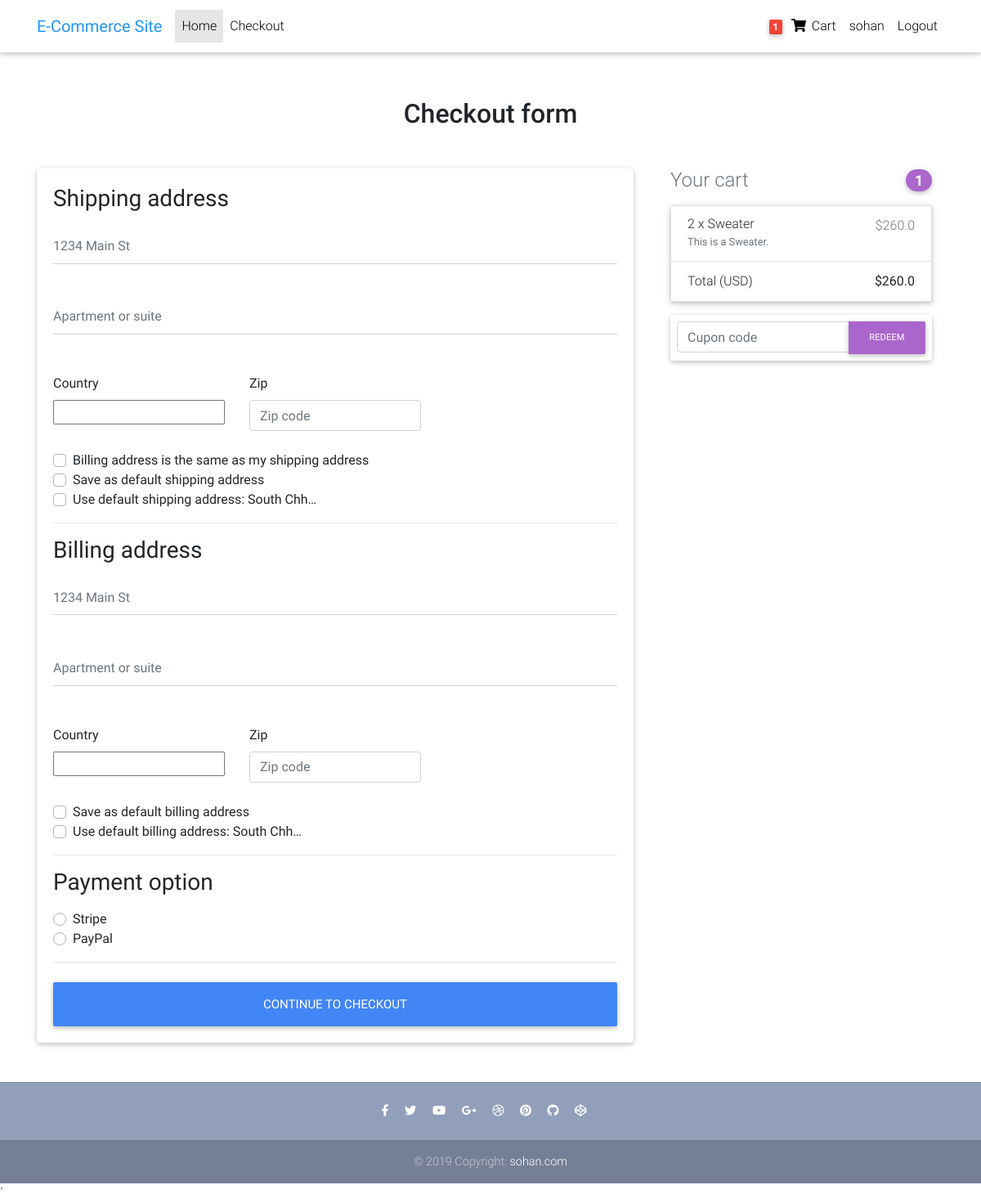
Screenshot of /checkout/ (signed in) with the database file from the repository.
### core/models.py (models this page shows, shortened)
class Order(models.Model):
    user = models.ForeignKey(User, on_delete=models.CASCADE)
    ref_code = models.CharField(max_length=20, blank=True, null=True)
    ordered = models.BooleanField(default=False)
    items = models.ManyToManyField(OrderItem)
    start_date = models.DateTimeField(auto_now_add=True)
    ordered_date = models.DateTimeField()
    billing_address = models.ForeignKey(
        'Address', related_name='billing_address', on_delete=models.SET_NULL, blank=True, null=True)
    shipping_address = models.ForeignKey(
        'Address', related_name='shipping_address', on_delete=models.SET_NULL, blank=True, null=True)
    payment = models.ForeignKey(
        'Payment', on_delete=models.SET_NULL, blank=True, null=True)
    coupon = models.ForeignKey(
        'Coupon', on_delete=models.SET_NULL, blank=True, null=True)
    being_received = models.BooleanField(default=False)
    received = models.BooleanField(default=False)
    refund_requested = models.BooleanField(default=False)
    refund_granted = models.BooleanField(default=False)
    '''
    add comment

    '''
    def get_total(self):
        total = 0
        for order_item in self.items.all():
            total += order_item.get_final_price()
        if self.coupon:
            total -= self.coupon.amount
        return total

class Address(models.Model):
    user = models.ForeignKey(User, on_delete=models.CASCADE)
    street_address = models.CharField(max_length=100)
    apartment_address = models.CharField(max_length=100)
    country = CountryField(multiple=False)
    zip = models.CharField(max_length=100)
    address_type = models.CharField(max_length=1, choices=ADDRESS_CHOICES)
    default = models.BooleanField(default=False)

class OrderItem(models.Model):
    user = models.ForeignKey(User, on_delete=models.CASCADE)
    item = models.ForeignKey(Item, on_delete=models.CASCADE)
    quantity = models.IntegerField(default=1)
    ordered = models.BooleanField(default=False)
    def get_total_discount_item_price(self):
        return self.quantity * self.item.discount_price
    def get_final_price(self):
        if self.item.discount_price:
            return self.get_total_discount_item_price()
        return self.get_total_item_price()

class Item(models.Model):
    title = models.CharField(max_length=100)
    price = models.FloatField()
    discount_price = models.FloatField(blank=True, null=True)
    category = models.CharField(choices=CATEGORY_CHOICES, max_length=2)
    label = models.CharField(choices=LABEL_CHOICES, max_length=1)
    availabily = models.CharField(
        choices=AVAILABILITY_PRODUCT, max_length=1, blank=True, null=True)
    slug = models.SlugField(blank=True, null=True)
    description = models.TextField()
    image = models.ImageField()

### core/views.py (the view, shortened to what this page needs)
# urls.py: path('checkout/', CheckoutView.as_view(), name='check-out'),
class CheckoutView(LoginRequiredMixin, View):
    def get(self, *args, **kwargs):
        try:
            form = CheckoutForm()
            order = Order.objects.get(user=self.request.user, ordered=False)
            context = {
                'order': order,
                'form': form,
                'couponform': CouponForm(),
                'DISPLAY_COUPON_FORM': True
            }
            shipping_address_qs = Address.objects.filter(
                user=self.request.user,
                address_type='S',
                default=True
            )
            if shipping_address_qs.exists():
                context.update(
                    {'default_shipping_address': shipping_address_qs[0]})
            billing_address_qs = Address.objects.filter(
                user=self.request.user,
                address_type='B',
                default=True
            )
            if billing_address_qs.exists():
                context.update(
                    {'default_billing_address': billing_address_qs[0]})
            return render(self.request, 'checkout-page.html', context)
        except ObjectDoesNotExist:
            messages.info(self.request, "you don not have an active order")
            return redirect("check-out")

### core/forms.py
class CheckoutForm(forms.Form):
    shipping_address = forms.CharField(required=False)
    shipping_address2 = forms.CharField(required=False)
    shipping_country = CountryField(blank_label='(select country)').formfield(
        required=False,
        widget=CountrySelectWidget(attrs={
            'class': 'custom-select d-block w-100',
        }))
    shipping_zip = forms.CharField(required=False)
    billing_address = forms.CharField(required=False)
    billing_address2 = forms.CharField(required=False)
    billing_country = CountryField(blank_label='(select country)').formfield(
        required=False,
        widget=CountrySelectWidget(attrs={
            'class': 'custom-select d-block w-100',
        }))
    billing_zip = forms.CharField(required=False)
    same_billing_address = forms.BooleanField(required=False)
    set_default_shipping = forms.BooleanField(required=False)
    use_default_shipping = forms.BooleanField(required=False)
    set_default_billing = forms.BooleanField(required=False)
    use_default_billing = forms.BooleanField(required=False)
    payment_option = forms.ChoiceField(
        widget=forms.RadioSelect, choices=PAYMENT_CHOICES)

class CouponForm(forms.Form):
    code = forms.CharField(widget=forms.TextInput(attrs={
        'class': 'form-control',
        'placeholder': 'Cupon code',
        'aria-label': 'Recipient\'s username',
        'aria-describedby': 'basic-addon2'
    }))

### core/templatetags/cart_template_tags.py (called while the page is built)
@register.filter
def cart_item_count(user):
    if user.is_authenticated:
        qs = Order.objects.filter(user=user, ordered=False)
        if qs.exists():
            return qs[0].items.count()
    return 0

### templates/checkout-page.html (shortened to what this page needs)
{% extends "base.html" %}
{% load crispy_forms_tags %}
{% block content %}
  <main >
    <div class="container wow fadeIn">
      <h2 class="my-5 h2 text-center">Checkout form</h2>
      <div class="row">
        <div class="col-md-8 mb-4">
          <div class="card">
            <form method="POST" class="card-body">
              <h3>Shipping address</h3>
              <div class='hideable_shipping_form'>
                <div class="md-form mb-5">
                  <input type='text' placeholder='1234 Main St' id='shipping_address' name='shipping_address' class='form-control' />
                </div>
                <div class="md-form mb-5">
                  <input type='text' placeholder='Apartment or suite' id='shipping_address2' name='shipping_address2' class='form-control' />
                </div>
                <div class="row">
                  <div class="col-lg-4 col-md-12 mb-4">
                    <label for="country">Country</label>
                    {{ form.shipping_country }}
                  </div>
                  <div class="col-lg-4 col-md-6 mb-4">
                    <label for="shipping_zip">Zip</label>
                    <input type='text' placeholder='Zip code' id='shipping_zip' name='shipping_zip' class='form-control' />
                  </div>
                </div>
                <div class="custom-control custom-checkbox">
                  <label class="custom-control-label" for="same_billing_address">Billing address is the same as my shipping address</label>
                </div>
                <div class="custom-control custom-checkbox">
                  <label class="custom-control-label" for="set_default_shipping">Save as default shipping address</label>
                </div>
              </div>
              {% if default_shipping_address %}
              <div class="custom-control custom-checkbox">
                <label class="custom-control-label" for="use_default_shipping">Use default shipping address: {{ default_shipping_address.street_address|truncatechars:10 }}</label>
              </div>
              {% endif %}
              <hr>
              <h3>Billing address</h3>
              <div class='hideable_billing_form'>
                <div class="md-form mb-5">
                  <input type='text' placeholder='1234 Main St' id='billing_address' name='billing_address' class='form-control' />
                </div>
                <div class="md-form mb-5">
                  <input type='text' placeholder='Apartment or suite' id='billing_address2' name='billing_address2' class='form-control' />
                </div>
                <div class="row">
                  <div class="col-lg-4 col-md-12 mb-4">
                    <label for="country">Country</label>
                    {{ form.billing_country }}
                  </div>
                  <div class="col-lg-4 col-md-6 mb-4">
                    <label for="billing_zip">Zip</label>
                    <input type='text' placeholder='Zip code' id='billing_zip' name='billing_zip' class='form-control' />
                  </div>
                </div>
                <div class="custom-control custom-checkbox">
                  <label class="custom-control-label" for="set_default_billing">Save as default billing address</label>
                </div>
              </div>
              {% if default_billing_address %}
              <div class="custom-control custom-checkbox">
                <label class="custom-control-label" for="use_default_billing">Use default billing address: {{ default_billing_address.street_address|truncatechars:10 }}</label>
              </div>
              {% endif %}
              <hr>
              <h3>Payment option</h3>
              <div class="d-block my-3">
                {% for value, name in form.fields.payment_option.choices %}
                <div class="custom-control custom-radio">
                  <label class="custom-control-label" for="{{ name }}">{{ name }}</label>
                </div>
                {% endfor %}
              </div>
              <hr class="mb-4">
              <button class="btn btn-primary btn-lg btn-block" type="submit">Continue to checkout</button>
            </form>
          </div>
        </div>
        <div class="col-md-4 mb-4">
          {% include "order_snippet.html" %}
        </div>
      </div>
    </div>
  </main>
{% endblock content %}

### templates/menubar.html (shortened to what this page needs)
{% load cart_template_tags %}
  <nav class="navbar fixed-top navbar-expand-lg navbar-light white scrolling-navbar">
    <div class="container">
      <a class="navbar-brand waves-effect" href="{% url 'home' %}" >
        <strong class="blue-text">E-Commerce Site</strong>
      </a>
      <div class="collapse navbar-collapse" id="navbarSupportedContent">
        <ul class="navbar-nav mr-auto">
           <li class="nav-item active">
            <a class="nav-link waves-effect" href="/">Home
            </a>
          </li>
          <li class="nav-item">
            <a class="nav-link waves-effect" href="/checkout">
            Checkout</a>
          </li>
        </ul>
        <ul class="navbar-nav nav-flex-icons">
          {% if request.user.is_authenticated %}
          <li class="nav-item">
            <a href="{% url 'order-summary' %}" class="nav-link waves-effect">
              <span class="badge red z-depth-1 mr-1"> {{ request.user | cart_item_count }}  </span>
              <i class="fas fa-shopping-cart"></i>
              <span class="clearfix d-none d-sm-inline-block"> Cart </span>
            </a>
          </li>
          <li class="nav-item">
            <a class="nav-link waves-effect" href="{% url 'profile'  %}">
              <span class="clearfix d-none d-sm-inline-block"> {{ request.user }} </span>
            </a>
          </li>
          <li class="nav-item">
            <a class="nav-link waves-effect" href="{% url 'account_logout' %}">
              <span class="clearfix d-none d-sm-inline-block"> Logout </span>
            </a>
          </li>
          {% endif %}
        </ul>
      </div>
    </div>
  </nav>

### templates/order_snippet.html (shortened to what this page needs)
<div class="col-md-12 mb-4">
    <h4 class="d-flex justify-content-between align-items-center mb-3">
    <span class="text-muted">Your cart</span>
    <span class="badge badge-secondary badge-pill">{{ order.items.count }}</span>
    </h4>
    <ul class="list-group mb-3 z-depth-1">
    {% for order_item in order.items.all %}
    <li class="list-group-item d-flex justify-content-between lh-condensed">
        <div>
        <h6 class="my-0">{{ order_item.quantity }} x {{ order_item.item.title}}</h6>
        <small class="text-muted">{{ order_item.item.description}}</small>
        </div>
        <span class="text-muted">${{ order_item.get_final_price }}</span>
    </li>
    {% endfor %}
    <li class="list-group-item d-flex justify-content-between">
        <span>Total (USD)</span>
        <strong>${{ order.get_total }}</strong>
    </li>
    </ul>
    {% if DISPLAY_COUPON_FORM %}
    <form class="card p-2" action="{% url 'add-coupon' %}" method="POST">
        <div class="input-group">
            {{ couponform.code }}
            <div class="input-group-append">
            <button class="btn btn-secondary btn-md waves-effect m-0" type="submit">Redeem</button>
            </div>
        </div>
    </form>
    {% endif %}
</div>

### templates/base.html (style rules this page uses)
html, body, header, .carousel { height: 60vh; }

### rows the page displays
Address: street_address "South Chh…"
Address: street_address "South Chh…"
Order: items.count "1", get_total "260.0"
OrderItem: quantity "2", item "Sweater", item.description "This is a Sweater.", get_final_price "260.0"

### other values shown
{{ request.user | cart_item_count }} "1"
{{ request.user }} "sohan"
{{ name }} "Stripe" "PayPal"
